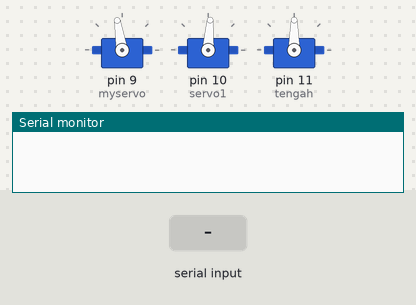
This sketch was run on a simulated Arduino Uno, built with avr-gcc and run on an emulated ATmega328P. On the bench: 3 × servo, the last lines printed to the serial monitor. The inputs (shaded band) are chosen by the test bench.

Above: at 1.2 s.
1.3 s: "q" received over Serial
At 3.7 s:
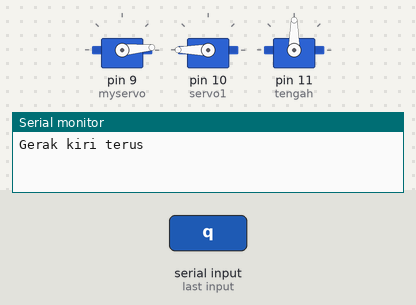
4.3 s: "e" received over Serial
At 7.11 s:
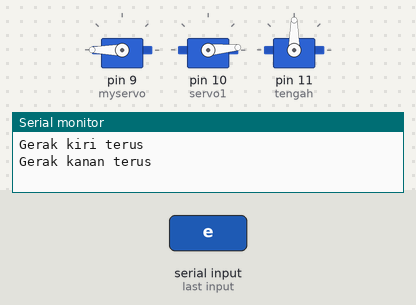
7.3 s: "s" received over Serial
At 9.4 s:
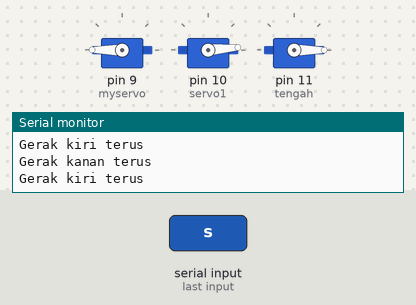
10.3 s: "a" received over Serial
At 11.5 s:
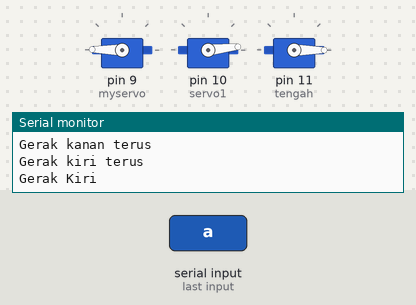
11.8 s: "w" received over Serial
At 12.25 s:
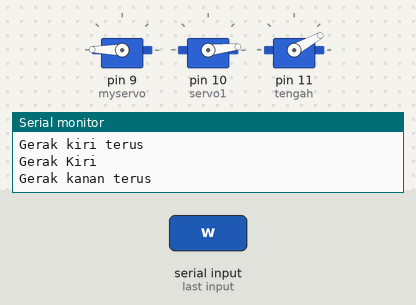
14.8 s: "d" received over Serial
At 16.2 s:
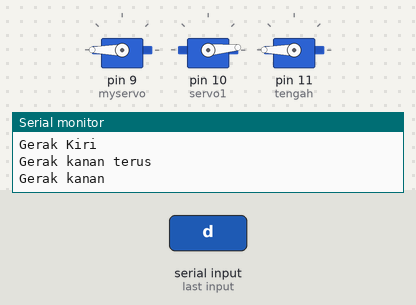
Timing chart, 0 to 17.3 s (numbered marks = the images above; inputs shaded):
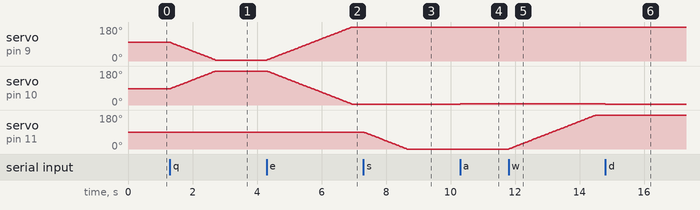

The sketch:

serial_double.ino
```cpp
#include <Servo.h>
Servo myservo;
Servo servo1;
Servo tengah;
//Servo serbawah;
int inByte=-1;
int motor9=99;
int motor10=86;
int motort=90;
void setup() {
// Turn the Serial Protocol ON
  myservo.attach(9);
  servo1.attach(10);
  tengah.attach(11);
  Serial.begin(9600);
}

void loop() {
      myservo.write(motor9);
      servo1.write(motor10);
    tengah.write(motort);
   /*  check if data has been sent from the computer: */
  if (Serial.available()>0) {
    /* read the most recent byte */
    inByte = Serial.read();
  if (inByte == 'a'&&motor9>0&&motor10<180)
    {
     Serial.println("Gerak Kiri");
      motor9-=1;
      motor10+=1;
      myservo.write(motor9);
      servo1.write(motor10);
    }
   else if (inByte == 'q'&& motor9>=1&&motor10<=179)
   {
    Serial.println("Gerak kiri terus");
      while(motor9>0&&motor10<180)
      {
      motor9-=1;
      motor10+=1;
      myservo.write(motor9);
      servo1.write(motor10);
        delay(15);
      }
   }
   else if (inByte == 'd'&& motor9<=179&&motor10>=1)
    {
      Serial.println("Gerak kanan");
      motor9+=1;
      motor10-=1;
      myservo.write(motor9);
      servo1.write(motor10);
    }

   else if (inByte == 'e'&& motor9<=179&&motor10>=1)
   {
    Serial.println("Gerak kanan terus");
      while(motor9<=179&&motor10>=1)
      {
      motor9+=1;
      motor10-=1;
      myservo.write(motor9);
      servo1.write(motor10);
      delay(15);
      }
    }

     if (inByte == 'x'&&motort>0)
    {
     Serial.println("Gerak Kiri");
      motort-=1;
      tengah.write(motort);
    }
   else if (inByte == 's'&& motort>=1)
   {
    Serial.println("Gerak kiri terus");
      while(motort>0)
      {
      motort-=1;
      tengah.write(motort);
        delay(15);
      }
   }
   else if (inByte == 'z'&& motort<=179)
    {
      Serial.println("Gerak kanan");
      motort+=1;
      tengah.write(motort);
    }

   else if (inByte == 'w'&& motort<=179)
   {
    Serial.println("Gerak kanan terus");
      while(motort<=179)
      {
      motort+=1;
      tengah.write(motort);
      delay(15);
      }
    }
   /*ECHO the value that was read, back to the serial port. */
}
}
```

Measured:
- after the input at 1.3 s, servo on pin 9 (myservo): moves from 99° to 5° over 1.4 s, starting at once; servo on pin 10 (servo1): moves from 86° to 180° over 1.4 s, starting at once
- after the input at 4.3 s, servo on pin 9 (myservo): moves from 5° to 180° over 2.6 s, starting at once; servo on pin 10 (servo1): moves from 180° to 5° over 2.6 s, starting at once
- after the input at 7.3 s, servo on pin 11 (tengah): moves from 90° to 0° over 1.3 s, starting at once
- after the input at 10.3 s, servo on pin 9 (myservo): 180° → 179° at once; servo on pin 10 (servo1): 5° → 6° at once
- after the input at 11.8 s, servo on pin 11 (tengah): moves from 0° to 180° over 2.7 s, starting at once
- after the input at 14.8 s, servo on pin 9 (myservo): 179° → 180° at once; servo on pin 10 (servo1): 6° → 5° at once
